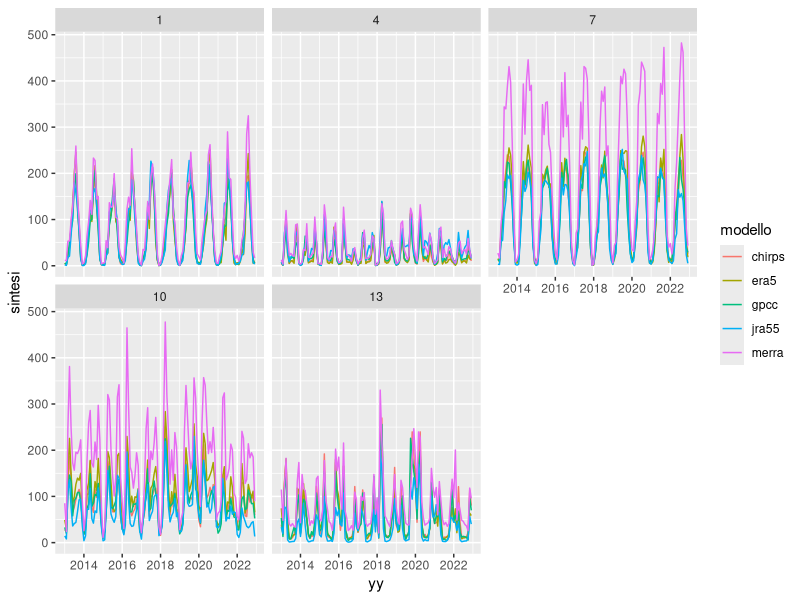

This figure's R source:
rm(list=objects())
library("ggplot2")
library("readr")
library("dplyr")

read_delim("sintesi_cluster.csv",delim=";",col_names = TRUE) |>
  mutate(yy=as.Date(yy)) |>
  ggplot()+
  geom_line(aes(x=yy,y=sintesi,colour=modello,group=modello))+
  facet_wrap(~cluster)
